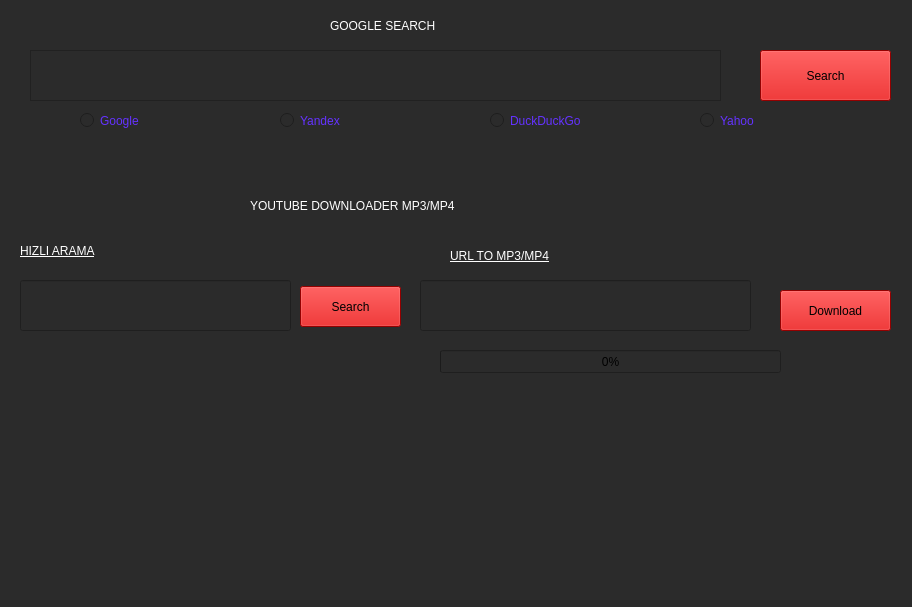
<?xml version="1.0" encoding="UTF-8"?>
<ui version="4.0">
 <class>MainWindow</class>
 <widget class="QMainWindow" name="MainWindow">
  <property name="geometry">
   <rect>
    <x>0</x>
    <y>0</y>
    <width>912</width>
    <height>607</height>
   </rect>
  </property>
  <property name="windowTitle">
   <string>MainWindow</string>
  </property>
  <property name="styleSheet">
   <string notr="true">background-color: rgb(43, 43, 43);</string>
  </property>
  <property name="documentMode">
   <bool>false</bool>
  </property>
  <widget class="QWidget" name="centralwidget">
   <widget class="QRadioButton" name="radioButton">
    <property name="geometry">
     <rect>
      <x>80</x>
      <y>110</y>
      <width>141</width>
      <height>21</height>
     </rect>
    </property>
    <property name="styleSheet">
     <string notr="true">font: 10pt &quot;MS Shell Dlg 2&quot;;
color: rgb(100, 50, 255);</string>
    </property>
    <property name="text">
     <string>Google</string>
    </property>
    <property name="checked">
     <bool>false</bool>
    </property>
   </widget>
   <widget class="QRadioButton" name="radioButton_2">
    <property name="geometry">
     <rect>
      <x>280</x>
      <y>110</y>
      <width>131</width>
      <height>21</height>
     </rect>
    </property>
    <property name="styleSheet">
     <string notr="true">font: 10pt &quot;MS Shell Dlg 2&quot;;
color: rgb(100, 50, 255);</string>
    </property>
    <property name="text">
     <string>Yandex</string>
    </property>
   </widget>
   <widget class="QRadioButton" name="radioButton_3">
    <property name="geometry">
     <rect>
      <x>490</x>
      <y>110</y>
      <width>131</width>
      <height>21</height>
     </rect>
    </property>
    <property name="styleSheet">
     <string notr="true">font: 10pt &quot;MS Shell Dlg 2&quot;;
color: rgb(100, 50, 255);
</string>
    </property>
    <property name="text">
     <string>DuckDuckGo</string>
    </property>
   </widget>
   <widget class="QRadioButton" name="radioButton_4">
    <property name="geometry">
     <rect>
      <x>700</x>
      <y>110</y>
      <width>131</width>
      <height>21</height>
     </rect>
    </property>
    <property name="styleSheet">
     <string notr="true">font: 10pt &quot;MS Shell Dlg 2&quot;;
color: rgb(100, 50, 255);</string>
    </property>
    <property name="text">
     <string>Yahoo</string>
    </property>
   </widget>
   <widget class="QPushButton" name="pushButton">
    <property name="geometry">
     <rect>
      <x>760</x>
      <y>50</y>
      <width>131</width>
      <height>51</height>
     </rect>
    </property>
    <property name="styleSheet">
     <string notr="true">font: 12pt &quot;MS Shell Dlg 2&quot;;
background-color: rgb(207, 0, 0);</string>
    </property>
    <property name="text">
     <string>Search</string>
    </property>
   </widget>
   <widget class="QTextEdit" name="google_search_url">
    <property name="geometry">
     <rect>
      <x>30</x>
      <y>50</y>
      <width>691</width>
      <height>51</height>
     </rect>
    </property>
    <property name="styleSheet">
     <string notr="true">font: 14pt &quot;MS Shell Dlg 2&quot;;
gridline-color: rgb(255, 0, 0);</string>
    </property>
   </widget>
   <widget class="QLabel" name="label">
    <property name="geometry">
     <rect>
      <x>250</x>
      <y>190</y>
      <width>351</width>
      <height>31</height>
     </rect>
    </property>
    <property name="styleSheet">
     <string notr="true">font: 14pt &quot;MS Shell Dlg 2&quot;;
color: rgb(255, 255, 255);</string>
    </property>
    <property name="text">
     <string>YOUTUBE DOWNLOADER MP3/MP4</string>
    </property>
   </widget>
   <widget class="QLineEdit" name="youtube_search_url">
    <property name="geometry">
     <rect>
      <x>20</x>
      <y>280</y>
      <width>271</width>
      <height>51</height>
     </rect>
    </property>
    <property name="styleSheet">
     <string notr="true">font: 14pt &quot;MS Shell Dlg 2&quot;;
gridline-color: rgb(255, 0, 0);</string>
    </property>
    <property name="text">
     <string/>
    </property>
   </widget>
   <widget class="QLineEdit" name="youtube_download_url">
    <property name="geometry">
     <rect>
      <x>420</x>
      <y>280</y>
      <width>331</width>
      <height>51</height>
     </rect>
    </property>
    <property name="styleSheet">
     <string notr="true">font: 14pt &quot;MS Shell Dlg 2&quot;;
gridline-color: rgb(255, 0, 0);</string>
    </property>
    <property name="text">
     <string/>
    </property>
   </widget>
   <widget class="QLabel" name="label_2">
    <property name="geometry">
     <rect>
      <x>20</x>
      <y>235</y>
      <width>151</width>
      <height>31</height>
     </rect>
    </property>
    <property name="styleSheet">
     <string notr="true">font: 13pt &quot;MS Shell Dlg 2&quot;;
text-decoration: underline;
color: rgb(255, 255, 255);
</string>
    </property>
    <property name="text">
     <string>HIZLI ARAMA</string>
    </property>
   </widget>
   <widget class="QLabel" name="label_3">
    <property name="geometry">
     <rect>
      <x>450</x>
      <y>240</y>
      <width>281</width>
      <height>31</height>
     </rect>
    </property>
    <property name="styleSheet">
     <string notr="true">font: 13pt &quot;MS Shell Dlg 2&quot;;
text-decoration: underline;
color: rgb(255, 255, 255);</string>
    </property>
    <property name="text">
     <string>URL TO MP3/MP4</string>
    </property>
   </widget>
   <widget class="QLabel" name="Youtube_Search_result">
    <property name="geometry">
     <rect>
      <x>30</x>
      <y>350</y>
      <width>341</width>
      <height>201</height>
     </rect>
    </property>
    <property name="text">
     <string/>
    </property>
    <property name="alignment">
     <set>Qt::AlignLeading|Qt::AlignLeft|Qt::AlignTop</set>
    </property>
   </widget>
   <widget class="QPushButton" name="pushButton_2">
    <property name="geometry">
     <rect>
      <x>300</x>
      <y>286</y>
      <width>101</width>
      <height>41</height>
     </rect>
    </property>
    <property name="styleSheet">
     <string notr="true">background-color: rgb(207, 0, 0);
font: 11pt &quot;MS Shell Dlg 2&quot;;</string>
    </property>
    <property name="text">
     <string>Search</string>
    </property>
   </widget>
   <widget class="QPushButton" name="pushButton_3">
    <property name="geometry">
     <rect>
      <x>780</x>
      <y>290</y>
      <width>111</width>
      <height>41</height>
     </rect>
    </property>
    <property name="styleSheet">
     <string notr="true">background-color: rgb(207, 0, 0);
font: 11pt &quot;MS Shell Dlg 2&quot;;</string>
    </property>
    <property name="text">
     <string>Download</string>
    </property>
   </widget>
   <widget class="QLabel" name="label_5">
    <property name="geometry">
     <rect>
      <x>330</x>
      <y>10</y>
      <width>251</width>
      <height>31</height>
     </rect>
    </property>
    <property name="styleSheet">
     <string notr="true">font: 16pt &quot;MS Shell Dlg 2&quot;;
color: rgb(255, 255, 255);</string>
    </property>
    <property name="text">
     <string>GOOGLE SEARCH</string>
    </property>
   </widget>
   <widget class="QLabel" name="Download_output">
    <property name="geometry">
     <rect>
      <x>440</x>
      <y>380</y>
      <width>311</width>
      <height>41</height>
     </rect>
    </property>
    <property name="text">
     <string/>
    </property>
    <property name="alignment">
     <set>Qt::AlignLeading|Qt::AlignLeft|Qt::AlignTop</set>
    </property>
   </widget>
   <widget class="QProgressBar" name="progressBar">
    <property name="geometry">
     <rect>
      <x>440</x>
      <y>350</y>
      <width>341</width>
      <height>23</height>
     </rect>
    </property>
    <property name="value">
     <number>0</number>
    </property>
    <property name="textVisible">
     <bool>true</bool>
    </property>
    <property name="orientation">
     <enum>Qt::Horizontal</enum>
    </property>
    <property name="invertedAppearance">
     <bool>false</bool>
    </property>
    <property name="textDirection">
     <enum>QProgressBar::TopToBottom</enum>
    </property>
    <property name="format">
     <string>%p%</string>
    </property>
   </widget>
  </widget>
  <widget class="QMenuBar" name="menubar">
   <property name="geometry">
    <rect>
     <x>0</x>
     <y>0</y>
     <width>912</width>
     <height>25</height>
    </rect>
   </property>
  </widget>
  <widget class="QStatusBar" name="statusbar"/>
 </widget>
 <resources/>
 <connections/>
</ui>
